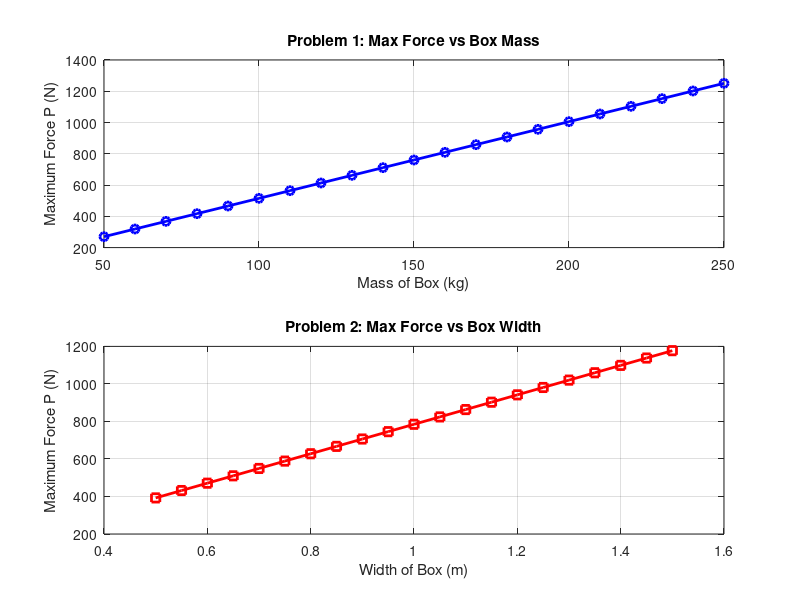

Write MATLAB code to recreate this figure. (Note: this script raises an error after producing the figure.)
clc; clear; close all;
%=======================================================
% MATLAB HW #5
% Name: Nouh Shaikh
% Date: 04/23/2025
%=======================================================

% Constants
g = 9.81;            % gravitational acceleration (m/s^2)
m_cart = 10;         % mass of the cart (kg)
h = 1;               % height of the box's center of mass from the ground (m)

%% Problem 1: Vary mass of the box
mass_box_range = 50:10:250;    % Mass of the box (kg)
width_box = 0.5;               % Fixed width (distance from handle to center of mass)

P_max1 = zeros(size(mass_box_range));   % To store maximum P for Problem 1

for i = 1:length(mass_box_range)
    m_box = mass_box_range(i);

    % Take moments about the front wheel (tipping condition)
    P_max1(i) = (m_box * g * width_box + m_cart * g * (width_box / 2)) / h;
end

%% Problem 2: Vary width of the box
width_box_range = 0.5:0.05:1.5;  % Box widths from 0.5 to 1.5 meters
m_box_fixed = 150;              % Fixed mass of the box (kg)

P_max2 = zeros(size(width_box_range));  % To store maximum P for Problem 2

for i = 1:length(width_box_range)
    w = width_box_range(i);

    % Take moments about front wheel
    P_max2(i) = (m_box_fixed * g * (w / 2) + m_cart * g * (w / 2)) / h;
end

%% Plot both results in subplots
figure;

% Subplot for Problem 1
subplot(2,1,1);
plot(mass_box_range, P_max1, 'b-o', 'LineWidth', 2);
xlabel('Mass of Box (kg)');
ylabel('Maximum Force P (N)');
title('Problem 1: Max Force vs Box Mass');
grid on;

% Subplot for Problem 2
subplot(2,1,2);
plot(width_box_range, P_max2, 'r-s', 'LineWidth', 2);
xlabel('Width of Box (m)');
ylabel('Maximum Force P (N)');
title('Problem 2: Max Force vs Box Width');
grid on; 

% Optional: Overall figure title (if needed)
sgtitle('Maximum Force Required to Prevent Tipping'); %something new I learned lol so hell yeah. 
